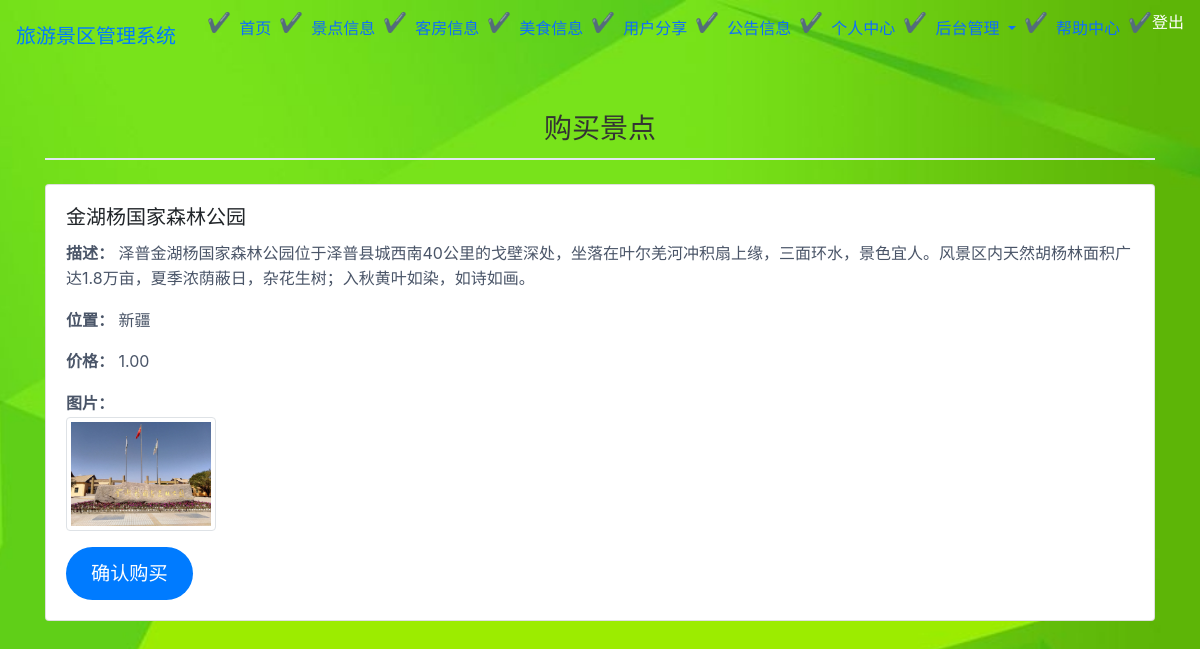
/bookings/buy_scenic_spot/1/ (signed in), run on the app's committed database.
### bookings/models.py (models this page shows, shortened)
class ScenicSpot(models.Model):
    name = models.CharField('景区名称', max_length=200)
    description = models.TextField('景区描述')
    location = models.CharField('景区位置', max_length=200)
    price = models.DecimalField('价格', max_digits=10, decimal_places=2, default=0.0)
    image = models.ImageField('景区图片', upload_to='scenic_spots/', null=True, blank=True)
    created_at = models.DateTimeField('创建时间', auto_now_add=True)

### bookings/views.py (the view)
# urls.py: path('buy_scenic_spot/<int:spot_id>/', views.buy_scenic_spot, name='buy_scenic_spot'),
@login_required
def buy_scenic_spot(request, spot_id):
    scenic_spot = get_object_or_404(ScenicSpot, id=spot_id)
    if request.method == 'POST':
        booking = Booking(user=request.user, scenic_spot=scenic_spot, tour_date=datetime.now(),
                          total_amount=scenic_spot.price)
        booking.save()
        return redirect('payment', booking_id=booking.id)
    return render(request, 'bookings/buy_scenic_spot.html', {'scenic_spot': scenic_spot})

### bookings/templates/bookings/buy_scenic_spot.html (shortened to what this page needs)
{% extends 'bookings/base.html' %}
{% block content %}
<h2 class="mb-4">购买景点</h2>
<div class="card mb-4">
    <div class="card-body">
        <h5 class="card-title">{{ scenic_spot.name }}</h5>
        <p class="card-text"><strong>描述：</strong> {{ scenic_spot.description }}</p>
        <p class="card-text"><strong>位置：</strong> {{ scenic_spot.location }}</p>
        <p class="card-text"><strong>价格：</strong> {{ scenic_spot.price }}</p>
        <p class="card-text"><strong>图片：</strong><br>
            {% if scenic_spot.image %}
                <img src="{{ scenic_spot.image.url }}" class="img-thumbnail" width="150" height="150">
            {% endif %}
        </p>
        <form method="post">
            <button type="submit" class="btn btn-primary">确认购买</button>
        </form>
    </div>
</div>
{% endblock %}

### static/css/style.css (style rules this page uses)
body { background-image: url('/static/images/backquanju.png'); background-size: cover; background-position: center; background-attachment: fixed; height: 100vh; margin: 0; }
h2 { color: #1a202c; font-size: 1.75rem; margin: 40px 0 20px; border-bottom: 2px solid #e2e8f0; padding-bottom: 12px; }
p { line-height: 1.6; font-size: 1rem; color: #4a5568; }
.btn { display: inline-block; background-color: #3182ce; color: white; padding: 12px 24px; text-decoration: none; border-radius: 8px; font-weight: 500; transition: background-color 0.3s ease, transform 0.2s ease; }
h2 { text-align: center; color: #333; }
.btn-primary { padding: 12px 25px; font-size: 1.2rem; border-radius: 30px; background-color: #007BFF; color: white; border: none; cursor: pointer; transition: background-color 0.3s ease, transform 0.3s ease; }

### data on the page
ScenicSpot: name "金湖杨国家森林公园", description "泽普金湖杨国家森林公园位于泽普县城西南40公里的戈壁深处，坐落在叶尔羌河冲积扇上缘，三面环水，景色宜人。风景区内天然胡杨林面积广达1.8万亩，夏季浓荫蔽日，杂花生树；入秋黄叶如染，如诗如画。", location "新疆", price "1.00", image (picture)
